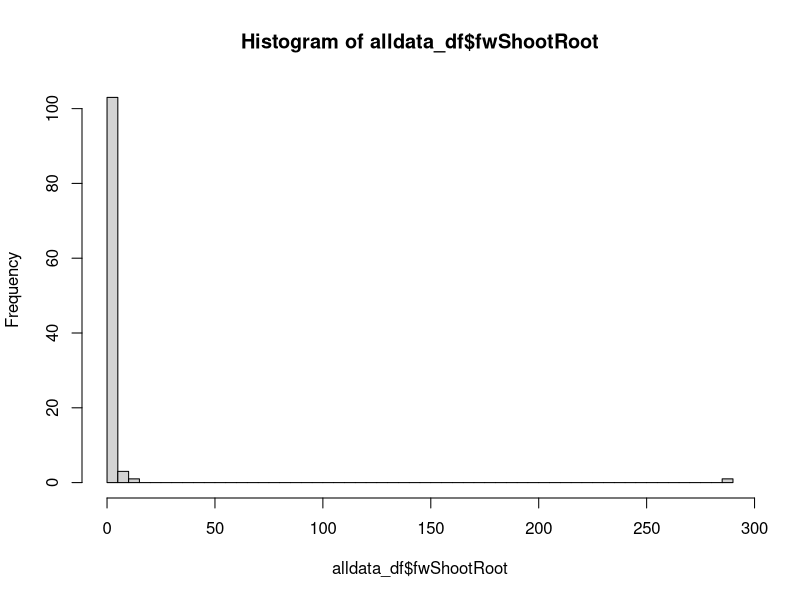
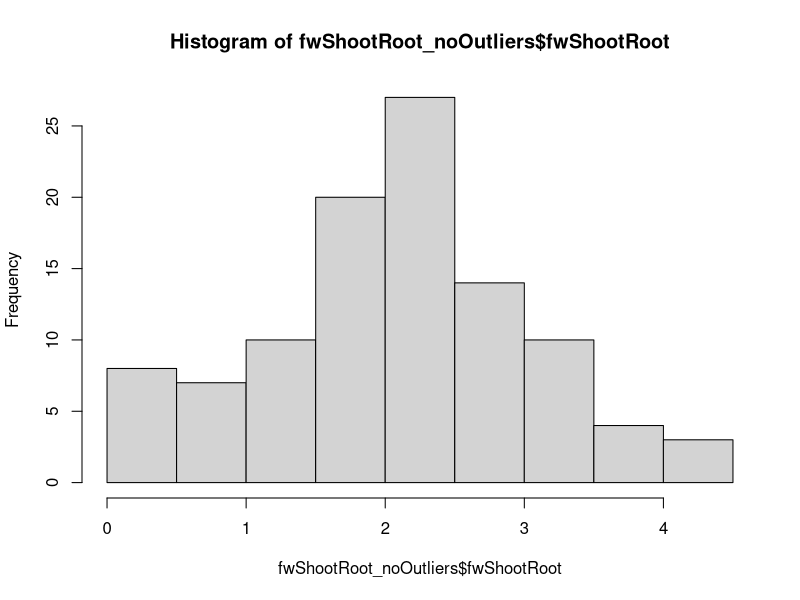
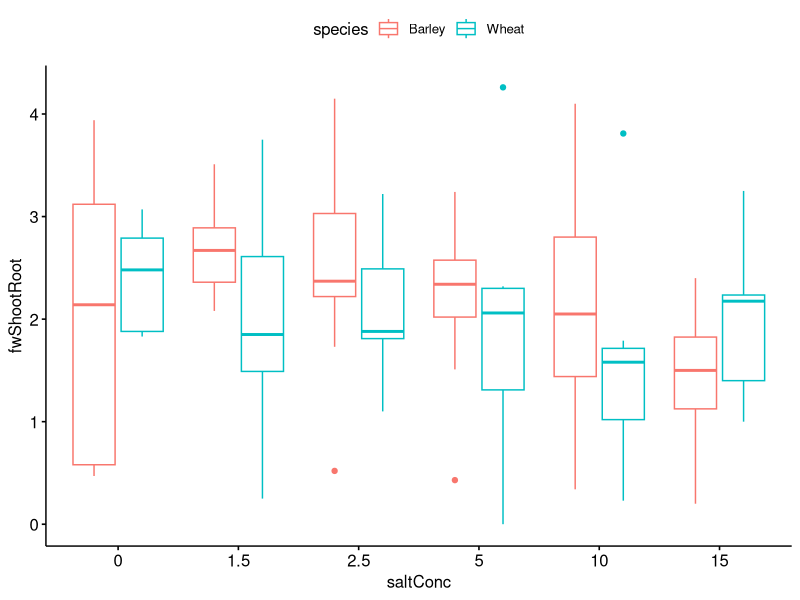
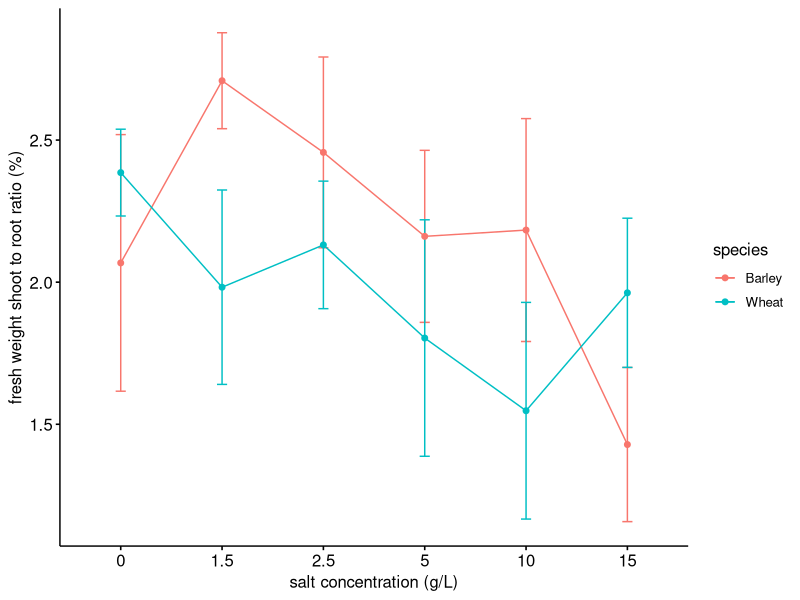
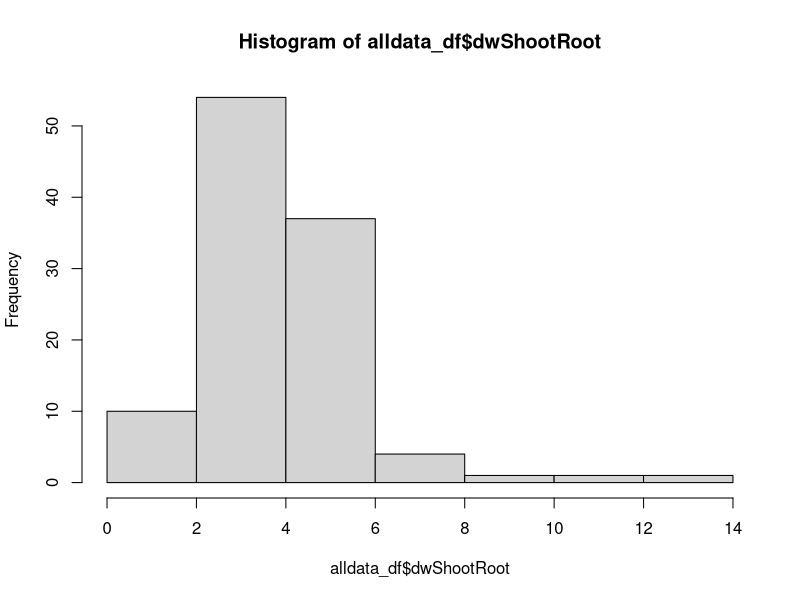
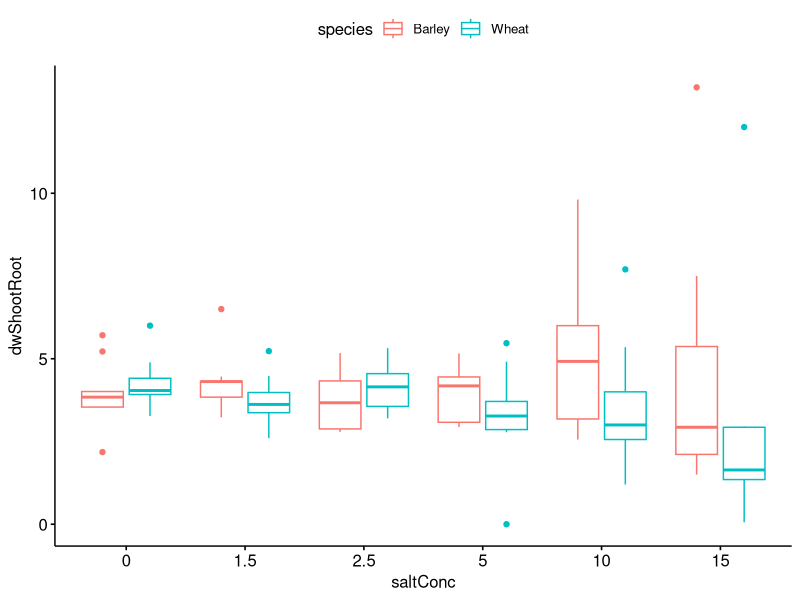
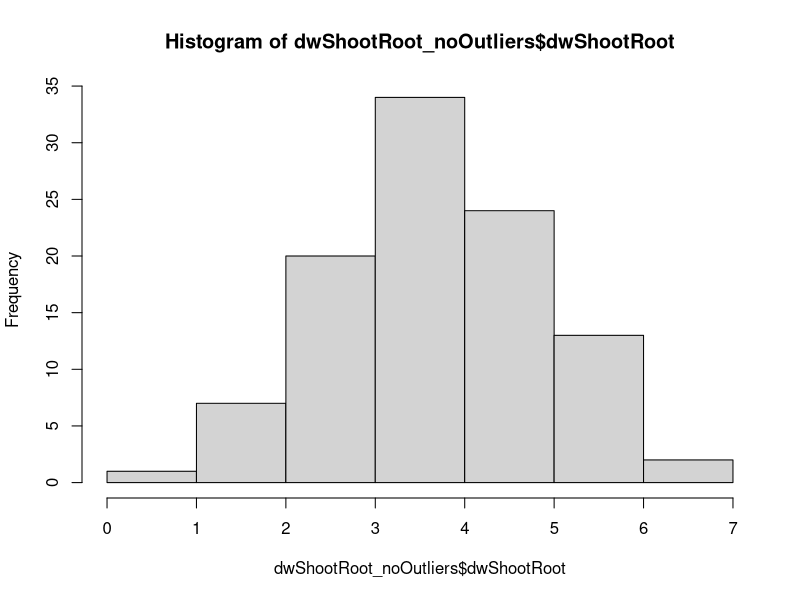
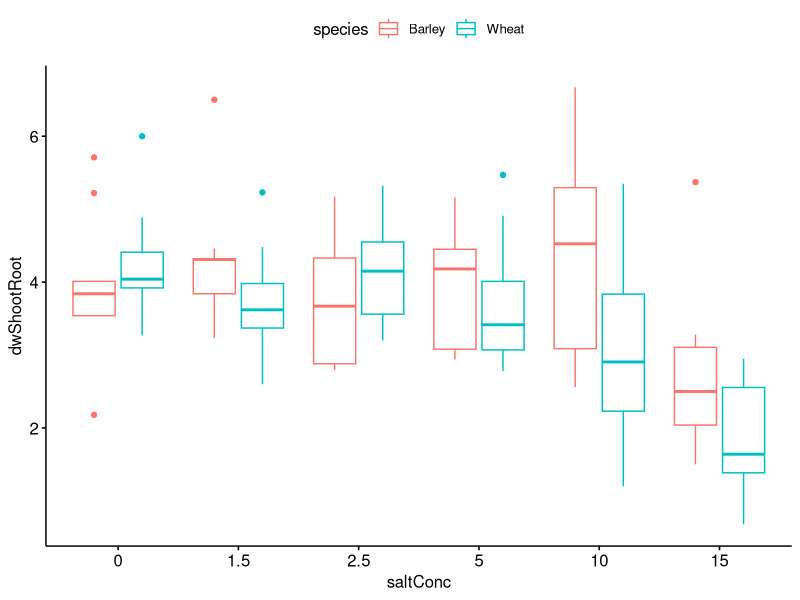

Generate these figures, in order, with R:
# ******************************************************************************

# Salinity Data Analysis continued ----------------

# ******************************************************************************

# first, we're going to clear the data from our global environment, so we have a 
# fresh start

rm(list = ls())

# and load our libraries
library(ggpubr)
library(dplyr)
library(car)


# Let's import our data

all_data <- na.omit(data.frame(read.csv("2022_data.csv")))  
# read.csv will import the data from our working directory
head(all_data) 
# note that we now have all_data in our global environment, which is 108 observations 
# of 20 variables
# the name of our species column is a little weird, so lets sort that out:
names(all_data)[1] <- 'species'
# and we can check that everything looks as we expect it to:
str(all_data)


# Let's assign all of the variables we're going to use to their own object. 
species <- all_data$species
saltConc <- as.character(all_data$salt_conc) 
fwShootRoot <- all_data$fw_shoot_root_ratio
dwShootRoot <- all_data$dw_shoot_root_ratio
shootMoist <- all_data$shoot_moisture
rootMoist <- all_data$root_moisture
totMoist <- all_data$total_moisture

alldata_df <- cbind.data.frame(species, saltConc, fwShootRoot, dwShootRoot, 
                               shootMoist, rootMoist, totMoist)

# check all is as we expect:
str(alldata_df)

# Fresh weight root to shoot ratio ----------------------------------

### Assumption 1: data are normally distributed
shapiro.test(alldata_df$fwShootRoot)

hist(alldata_df$fwShootRoot, breaks = 100)

# woah, something whacky is happening here. Let's open our data and have a look
# what can you see is wrong? we need to remove some outliers

# first, we work out what our first and third quartiles are for our data:
quartiles <- quantile(alldata_df$fwShootRoot, probs=c(.25, .75), na.rm = FALSE) 
# and determine the interquartile range (IQR)
IQR <- IQR(alldata_df$fwShootRoot)

# Then we find our lower and upper limits:
Lower <- quartiles[1] - 1.5*IQR
Upper <- quartiles[2] + 1.5*IQR 

# and reassign any data above the lower threshold and below the upper threshold to a new dataframe, 
# which we will use for the analysis.
fwShootRoot_noOutliers <- filter(alldata_df, fwShootRoot > Lower & fwShootRoot < Upper )

# After relevant outliers are removed, we can then re-test for normality using our Shapiro-Wilk tests.
shapiro.test(fwShootRoot_noOutliers$fwShootRoot)

# much better
hist(fwShootRoot_noOutliers$fwShootRoot)

ggboxplot(fwShootRoot_noOutliers, x = "saltConc", y = "fwShootRoot", color = "species")

# looks pretty good. Let's proceed.

### Assumption 2: variances are homogeneous

library(car) # access the car package

leveneTest(fwShootRoot ~ species*saltConc, data = fwShootRoot_noOutliers)

# we're going to check how many replicates we have for each of our factors
table(species, saltConc)

### two-way ANOVA

# now that we have the ingredients, let's bake our lovely ANOVA cake!
# the null hypotheses for a two-way ANOVA are:
#       > there is no difference in the means of factor A
#       > there is no difference in the means of factor B
#       > there is no interaction between factor A and B. 
# if the p-value for our ANOVA is >0.05, we reject the null, and find that there 
# is a significant difference or interaction.

fwShootRoot.aov <- aov(fwShootRoot ~ species * saltConc, data = fwShootRoot_noOutliers)
summary(fwShootRoot.aov)

# we can generate some summary statistics for our response data, depending on our two factors:
require("dplyr")
group_by(fwShootRoot_noOutliers, species, saltConc) %>%
  summarise(count = n(),mean = mean(fwShootRoot, na.rm = TRUE),
            sd = sd(fwShootRoot, na.rm = TRUE))

# post-hoc test

TukeyHSD(fwShootRoot.aov, which = "saltConc")
# when interpreting the output, diff: difference between means of the two groups, 
# lwr & upr: the lower and the upper end point of the confidence interval at 95%, 
# p adj: p-value after adjustment for the multiple comparisons.


### let's graph it!

ggline(fwShootRoot_noOutliers, x = "saltConc", y = "fwShootRoot", color = "species",
       add = c("mean_se"),
       xlab = "salt concentration (g/L)",
       ylab = "fresh weight shoot to root ratio (%)",
       legend = "right")

# once we're happy with our plot, we click "export" and save it in our working folder.


# Dry weight root to shoot ratio ----------------------------------

### Assumption 1: data are normally distributed
shapiro.test(alldata_df$dwShootRoot)

hist(alldata_df$dwShootRoot)

ggboxplot(alldata_df, x = "saltConc", y = "dwShootRoot", color = "species")

# remove outliers

# first, we work out what our first and third quartiles are for our data:
quartiles <- quantile(alldata_df$dwShootRoot, probs=c(.25, .75), na.rm = FALSE) 
# and determine the interquartile range (IQR)
IQR <- IQR(alldata_df$dwShootRoot)

# Then we find our lower and upper limits:
Lower <- quartiles[1] - 1.5*IQR
Upper <- quartiles[2] + 1.5*IQR 

# and reassign any data above the lower threshold and below the upper threshold to a new dataframe, 
# which we will use for the analysis.
dwShootRoot_noOutliers <- filter(alldata_df, dwShootRoot > Lower & dwShootRoot < Upper )

# After relevant outliers are removed, we can then re-test for normality using our Shapiro-Wilk tests.
shapiro.test(dwShootRoot_noOutliers$dwShootRoot)

# much better
hist(dwShootRoot_noOutliers$dwShootRoot)

ggboxplot(dwShootRoot_noOutliers, x = "saltConc", y = "dwShootRoot", color = "species")

### Assumption 2: variances are homogeneous

library(car) # access the car package

leveneTest(dwShootRoot ~ species*saltConc, data = dwShootRoot_noOutliers)


### two-way ANOVA

dwShootRoot.aov <- aov(dwShootRoot ~ species * saltConc, data = dwShootRoot_noOutliers)
summary(dwShootRoot.aov)

# we can generate some summary statistics for our response data, depending on our two factors:
require("dplyr")
group_by(dwShootRoot_noOutliers, species, saltConc) %>%
  summarise(count = n(),mean = mean(dwShootRoot, na.rm = TRUE),
            sd = sd(dwShootRoot, na.rm = TRUE))

# post-hoc test

TukeyHSD(dwShootRoot.aov, which = "saltConc")
# when interpreting the output, diff: difference between means of the two groups, 
# lwr & upr: the lower and the upper end point of the confidence interval at 95%, 
# p adj: p-value after adjustment for the multiple comparisons.


### let's graph it!

ggline(dwShootRoot_noOutliers, x = "saltConc", y = "dwShootRoot", color = "species",
       add = c("mean_se"),
       xlab = "salt concentration (g/L)",
       ylab = "dry weight shoot to root ratio (%)",
       legend = "right")

# once we're happy with our plot, we click "export" and save it in our working folder.


# Shoot Moisture ----------------------------------

### Assumption 1: data are normally distributed
shapiro.test(alldata_df$shootMoist)

hist(alldata_df$shootMoist)

ggboxplot(alldata_df, x = "saltConc", y = "shootMoist", color = "species")

# remove outliers

# first, we work out what our first and third quartiles are for our data:
quartiles <- quantile(alldata_df$shootMoist, probs=c(.25, .75), na.rm = FALSE) 
# and determine the interquartile range (IQR)
IQR <- IQR(alldata_df$shootMoist)

# Then we find our lower and upper limits:
Lower <- quartiles[1] - 1.5*IQR
Upper <- quartiles[2] + 1.5*IQR 

# and reassign any data above the lower threshold and below the upper threshold to a new dataframe, 
# which we will use for the analysis.
shootMoist_noOutliers <- filter(alldata_df, shootMoist > Lower & shootMoist < Upper )

# After relevant outliers are removed, we can then re-test for normality using our Shapiro-Wilk tests.
shapiro.test(shootMoist_noOutliers$shootMoist)

# much better
hist(shootMoist_noOutliers$shootMoist)

ggboxplot(shootMoist_noOutliers, x = "saltConc", y = "shootMoist", color = "species")

### Assumption 2: variances are homogeneous

library(car) # access the car package

leveneTest(shootMoist ~ species*saltConc, data = shootMoist_noOutliers)


### two-way ANOVA

shootMoist.aov <- aov(shootMoist ~ species * saltConc, data = shootMoist_noOutliers)
summary(shootMoist.aov)

# we can generate some summary statistics for our response data, depending on our two factors:
require("dplyr")
group_by(shootMoist_noOutliers, species, saltConc) %>%
  summarise(count = n(),mean = mean(shootMoist, na.rm = TRUE),
            sd = sd(shootMoist, na.rm = TRUE))

# post-hoc test

TukeyHSD(shootMoist.aov, which = "saltConc")
# when interpreting the output, diff: difference between means of the two groups, 
# lwr & upr: the lower and the upper end point of the confidence interval at 95%, 
# p adj: p-value after adjustment for the multiple comparisons.


### let's graph it!

ggline(shootMoist_noOutliers, x = "saltConc", y = "shootMoist", color = "species",
       add = c("mean_se"),
       xlab = "salt concentration (g/L)",
       ylab = "dry weight shoot to root ratio (%)",
       legend = "right")

# once we're happy with our plot, we click "export" and save it in our working folder.

# Root Moisture ----------------------------------

### Assumption 1: data are normally distributed
shapiro.test(alldata_df$rootMoist)

hist(alldata_df$rootMoist)

ggboxplot(alldata_df, x = "saltConc", y = "rootMoist", color = "species")

# remove outliers

# first, we work out what our first and third quartiles are for our data:
quartiles <- quantile(alldata_df$rootMoist, probs=c(.25, .75), na.rm = FALSE) 
# and determine the interquartile range (IQR)
IQR <- IQR(alldata_df$rootMoist)

# Then we find our lower and upper limits:
Lower <- quartiles[1] - 1.5*IQR
Upper <- quartiles[2] + 1.5*IQR 

# and reassign any data above the lower threshold and below the upper threshold to a new dataframe, 
# which we will use for the analysis.
rootMoist_noOutliers <- filter(alldata_df, rootMoist > Lower & rootMoist < Upper )

# After relevant outliers are removed, we can then re-test for normality using our Shapiro-Wilk tests.
shapiro.test(rootMoist_noOutliers$rootMoist)

# much better
hist(rootMoist_noOutliers$rootMoist)

ggboxplot(rootMoist_noOutliers, x = "saltConc", y = "rootMoist", color = "species")

### Assumption 2: variances are homogeneous

library(car) # access the car package

leveneTest(rootMoist ~ species*saltConc, data = rootMoist_noOutliers)


### two-way ANOVA

rootMoist.aov <- aov(rootMoist ~ species * saltConc, data = rootMoist_noOutliers)
summary(rootMoist.aov)

# we can generate some summary statistics for our response data, depending on our two factors:
require("dplyr")
group_by(rootMoist_noOutliers, species, saltConc) %>%
  summarise(count = n(),mean = mean(rootMoist, na.rm = TRUE),
            sd = sd(rootMoist, na.rm = TRUE))

# post-hoc test

TukeyHSD(rootMoist.aov, which = "saltConc")
# when interpreting the output, diff: difference between means of the two groups, 
# lwr & upr: the lower and the upper end point of the confidence interval at 95%, 
# p adj: p-value after adjustment for the multiple comparisons.


### let's graph it!

ggline(rootMoist_noOutliers, x = "saltConc", y = "rootMoist", color = "species",
       add = c("mean_se"),
       xlab = "salt concentration (g/L)",
       ylab = "dry weight shoot to root ratio (%)",
       legend = "right")

# once we're happy with our plot, we click "export" and save it in our working folder.

# Total Moisture ----------------------------------

### Assumption 1: data are normally distributed
shapiro.test(alldata_df$totMoist)

hist(alldata_df$totMoist)

ggboxplot(alldata_df, x = "saltConc", y = "totMoist", color = "species")

# remove outliers

# first, we work out what our first and third quartiles are for our data:
quartiles <- quantile(alldata_df$totMoist, probs=c(.25, .75), na.rm = FALSE) 
# and determine the interquartile range (IQR)
IQR <- IQR(alldata_df$totMoist)

# Then we find our lower and upper limits:
Lower <- quartiles[1] - 1.5*IQR
Upper <- quartiles[2] + 1.5*IQR 

# and reassign any data above the lower threshold and below the upper threshold to a new dataframe, 
# which we will use for the analysis.
totMoist_noOutliers <- filter(alldata_df, totMoist > Lower & totMoist < Upper )

# After relevant outliers are removed, we can then re-test for normality using our Shapiro-Wilk tests.
shapiro.test(totMoist_noOutliers$totMoist)

# much better
hist(totMoist_noOutliers$totMoist)

ggboxplot(totMoist_noOutliers, x = "saltConc", y = "totMoist", color = "species")

### Assumption 2: variances are homogeneous

library(car) # access the car package

leveneTest(totMoist ~ species*saltConc, data = totMoist_noOutliers)


### two-way ANOVA

totMoist.aov <- aov(totMoist ~ species * saltConc, data = totMoist_noOutliers)
summary(totMoist.aov)

# we can generate some summary statistics for our response data, depending on our two factors:
require("dplyr")
group_by(totMoist_noOutliers, species, saltConc) %>%
  summarise(count = n(),mean = mean(totMoist, na.rm = TRUE),
            sd = sd(totMoist, na.rm = TRUE))

# post-hoc test

TukeyHSD(totMoist.aov, which = "saltConc")
# when interpreting the output, diff: difference between means of the two groups, 
# lwr & upr: the lower and the upper end point of the confidence interval at 95%, 
# p adj: p-value after adjustment for the multiple comparisons.


### let's graph it!

ggline(totMoist_noOutliers, x = "saltConc", y = "totMoist", color = "species",
       add = c("mean_se"),
       xlab = "salt concentration (g/L)",
       ylab = "dry weight shoot to root ratio (%)",
       legend = "right")

# once we're happy with our plot, we click "export" and save it in our working folder.

